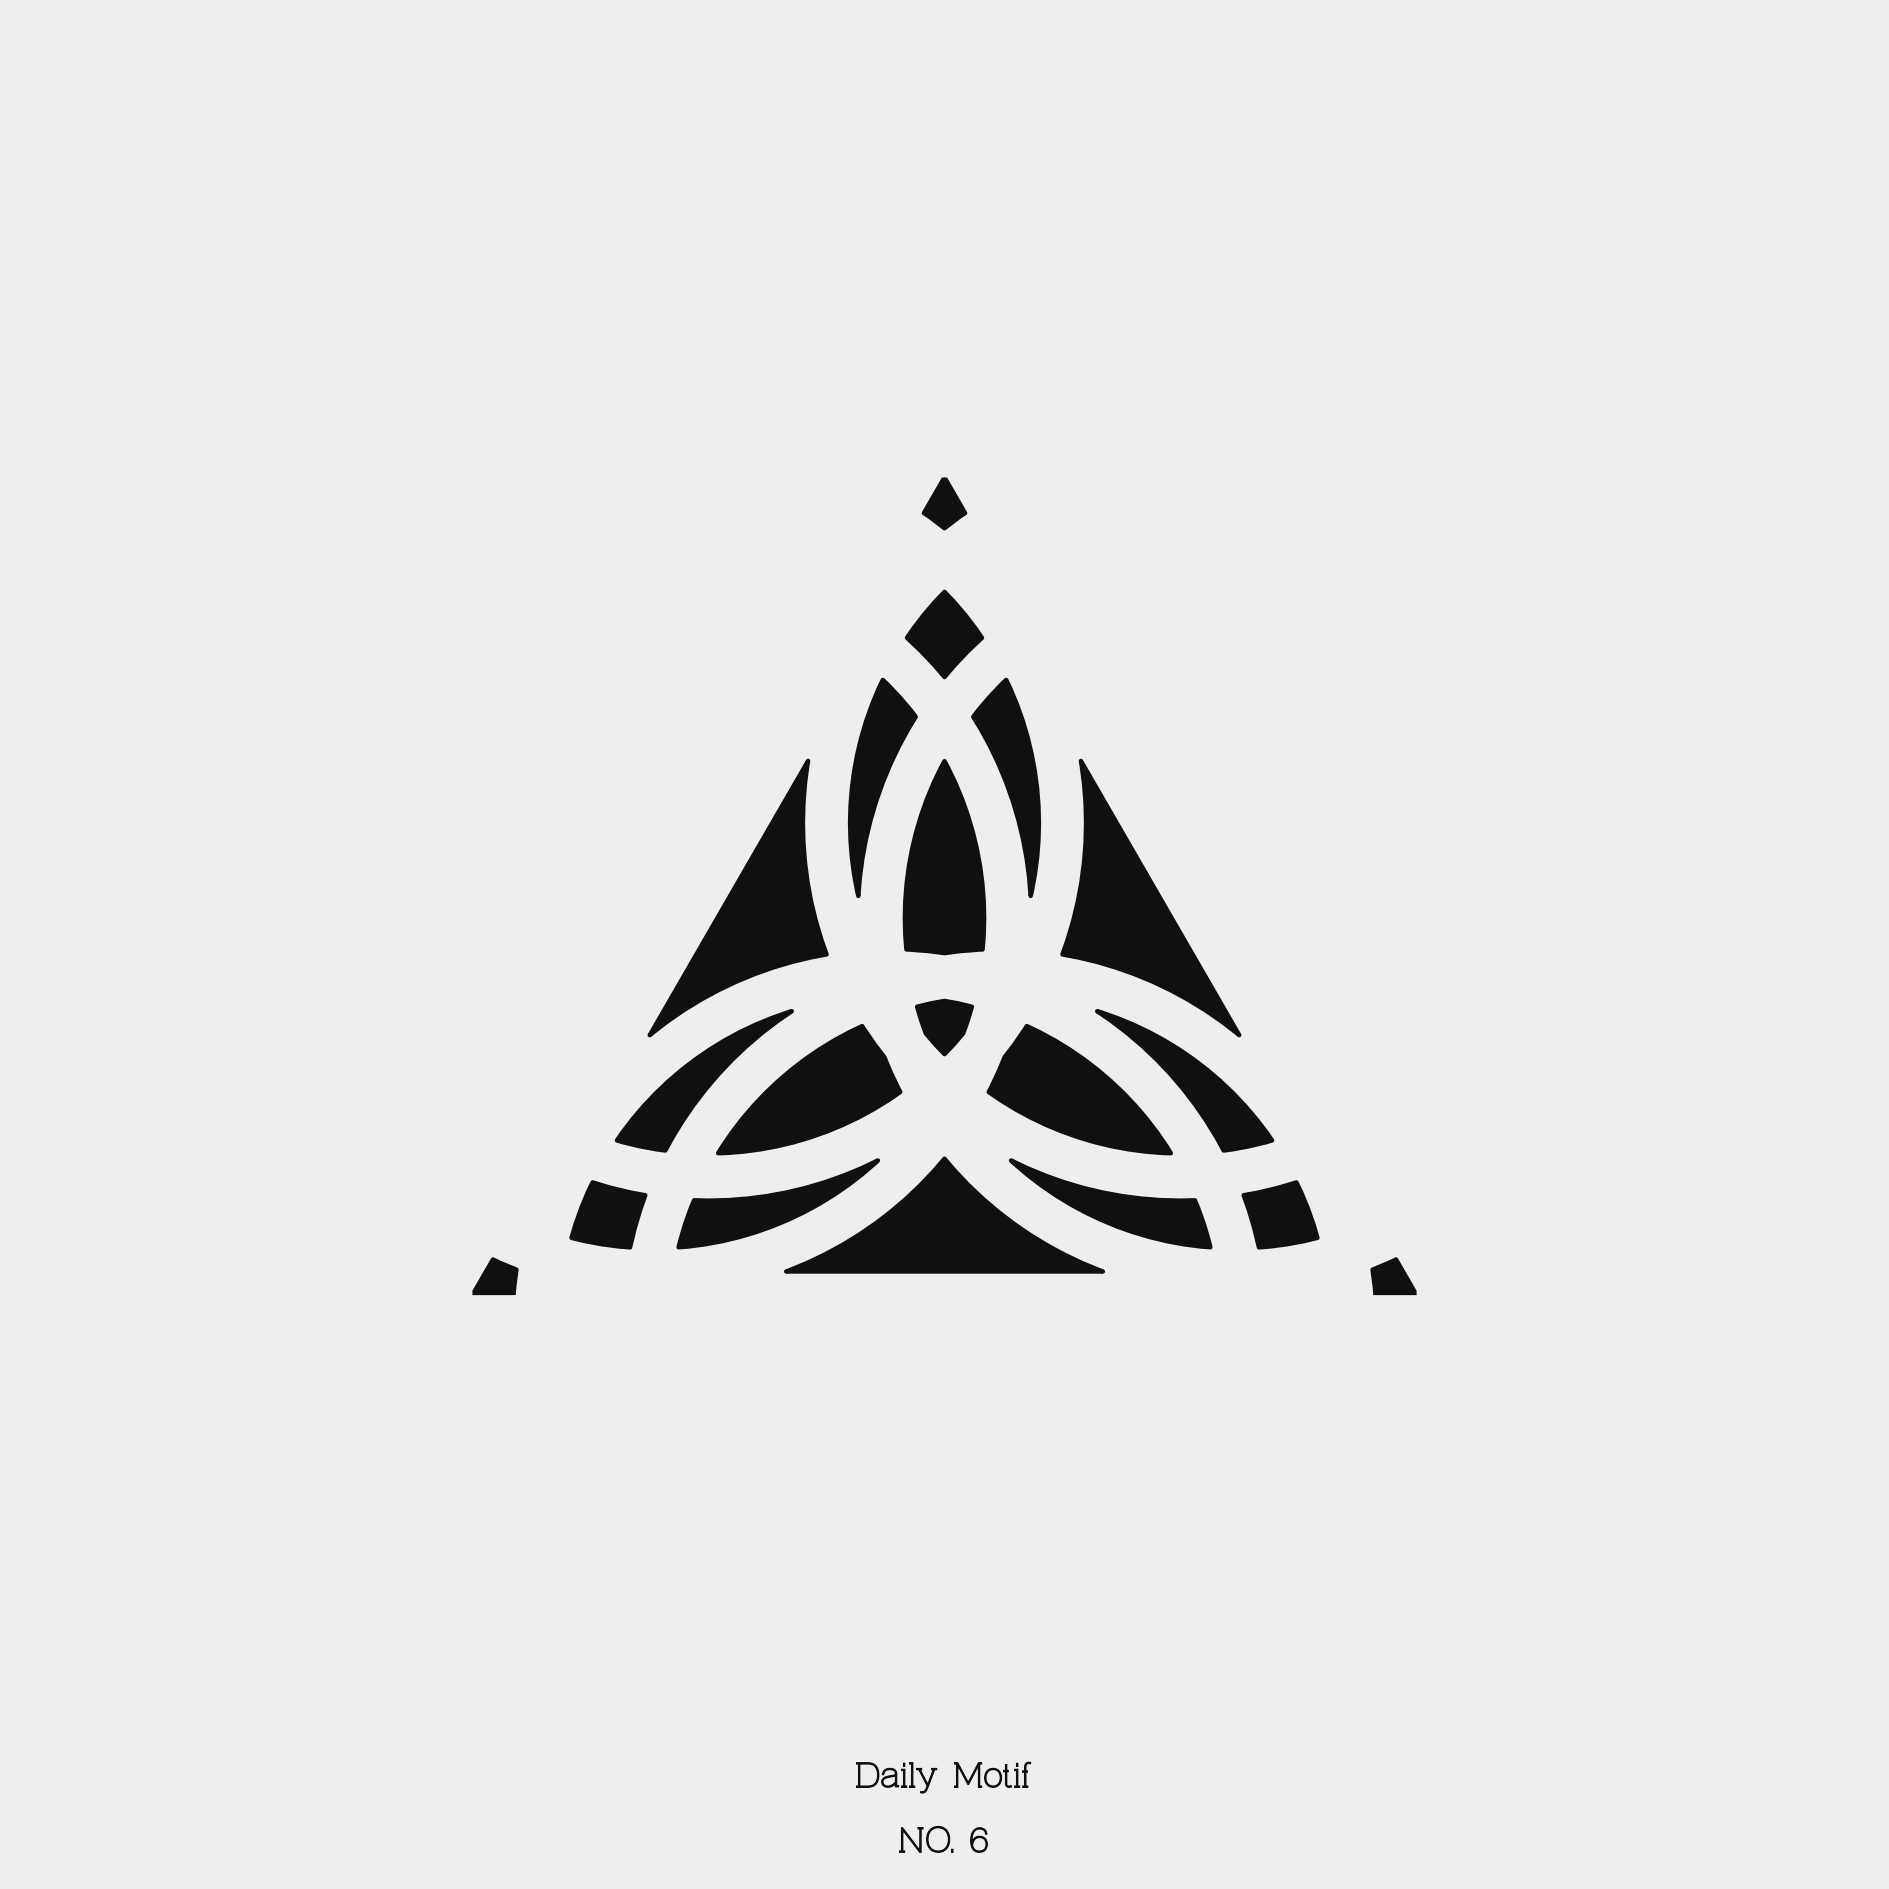

Write the R code that produced this figure.
source("manuscript/utils.R")

square = regularPolygon(3)
tile <- motif(square,n = 3,  delta = 0.5, polyLine = F,midpoint = c(0,1), dist = 0.05,circle = T,radius = 0.75)
daily_minimal_plot(tile,savePath = "daily_motif/day_006/day_006.svg")

daily_submit(tile, "6")
